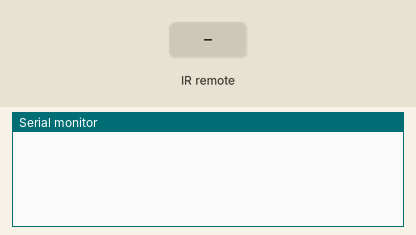
The sketch below on a simulated Arduino Uno, built with avr-gcc and run on an emulated ATmega328P. Parts: the last lines printed to the serial monitor. The inputs (shaded band) are chosen by the test bench.

Above: at 1.2 s.
1.3 s: infrared code 0xFF4AB5 received
At 2.5 s:
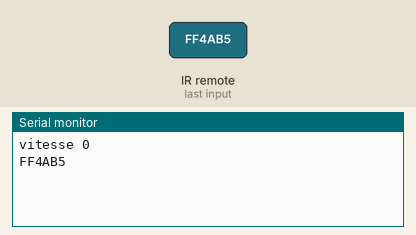
2.8 s: infrared code 0xFF6897 received
At 3.7 s:
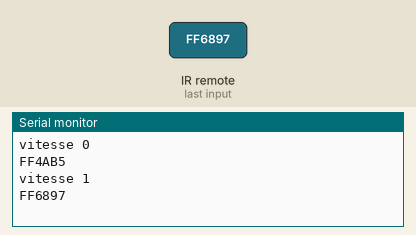
4.3 s: infrared code 0xFFB04F received
At 4.8 s:
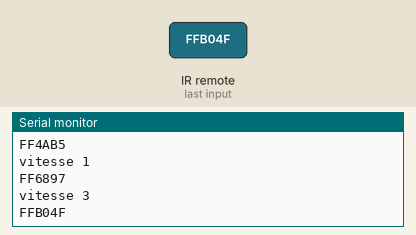

The sketch:

Moteur_poten.ino
```cpp
#include <IRremote.h>

//void SelecSpeed(char vitesse);

const int RECV_PIN = 7;
IRrecv irrecv(RECV_PIN);
decode_results results;

const int D5 = 5;


/*int ledPin = 9;     // On renomme la broche 9 en "ledPin"
int analogPin = 0;  // Le potentiomètre est connecté à la broche analogue 0
int val = 0;        // la variable qui stocke la valeur lue est mise à 0*/

void setup()
{
    Serial.begin(9600);
    pinMode(D5, OUTPUT);

    irrecv.enableIRIn();
    irrecv.blink13(true);
}

void loop()
{
    //val = analogRead(analogPin);  //lecture de la valeur analogue (potentiomètre)
    //analogWrite(ledPin, val/4);  // valeur analogue lue (0 à 1023) divisée par 4 (0 à 255)
   // Serial.println(val);

    if (irrecv.decode(&results)){
        //SelecSpeed(results.value);
        switch(results.value)
  {
    case 0xFF4AB5 :
      analogWrite(D5, LOW);
      Serial.println("vitesse 0");
     break;
    case 0xFF6897 :
      analogWrite(D5, 114.9);
      Serial.println("vitesse 1");
      break;
    case 0xFF9867 :
      analogWrite(D5, 184.95);
      Serial.println("vitesse 2");
     break;
    case 0xFFB04F :
      analogWrite(D5, 255);
      Serial.println("vitesse 3");
      break;

    }
        Serial.println(results.value, HEX);
        irrecv.resume();}

}


/*void SelecSpeed(char vitesse){

  switch(vitesse)
  {
    case 0xFF4AB5 :
      //analogWrite(D9, LOW);
      Serial.println("vitesse 0");
     break;
    case 0xFF6897 :
      //analogWrite(D9, 60);
      Serial.println("vitesse 1");
      break;
    case 0xFF9867 :
      //analogWrite(D9, 100);
      Serial.println("vitesse 2");
     break;
    case 0xFFB04F :
      //analogWrite(D9, HIGH);
      Serial.println("vitesse 3");
      break;

    }


  }*/
```

Measured:
- after the input at 1.3 s, the serial monitor: prints a new line at once (image 1)
- after the input at 2.8 s, the serial monitor: prints a new line at once (image 2)
- after the input at 4.3 s, the serial monitor: prints a new line at once (image 3)
